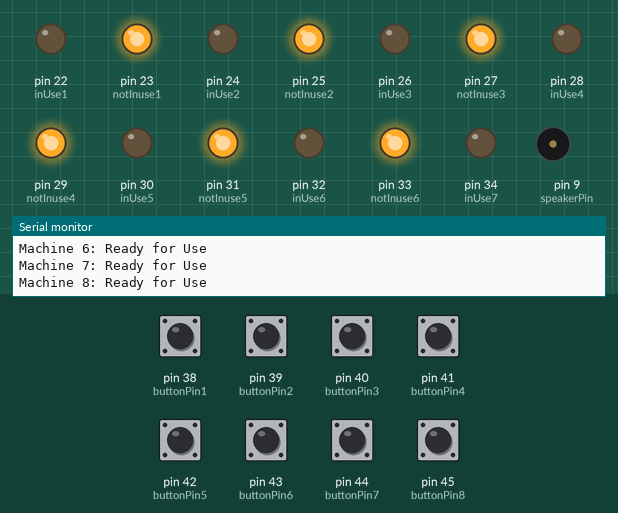
Recording of a sketch running on a simulated Arduino Mega 2560, built with avr-gcc and run on an emulated ATmega2560. Shown: output pins drawn as LEDs (lit = HIGH), buzzer (waves = sounding, pin HIGH), the last lines printed to the serial monitor. The inputs (shaded band) are chosen by the test bench; at power-on: pin 38 (buttonPin1), pin 39 (buttonPin2), pin 40 (buttonPin3), pin 41 (buttonPin4), pin 42 (buttonPin5), pin 43 (buttonPin6), pin 44 (buttonPin7), pin 45 (buttonPin8) LOW. WiFi joins after 1.5 s; servers stay silent unless stated.

Above: at 3.0 s.
3.1 s: pin 38 (buttonPin1) pulled HIGH for 1.4 s
At 4.3 s:
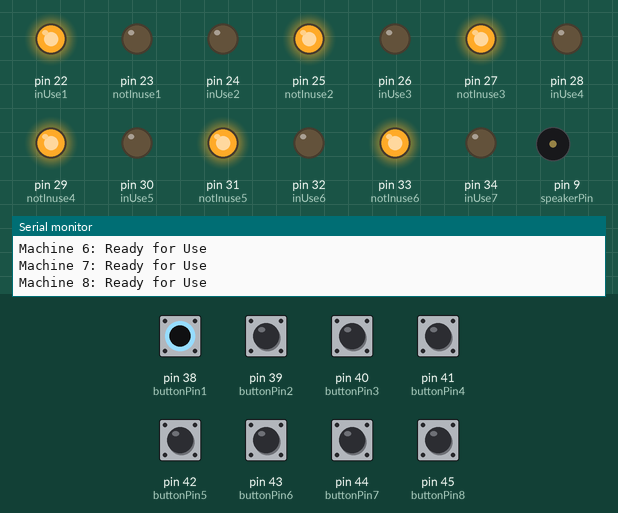
6.0 s: pin 39 (buttonPin2) pulled HIGH for 1.4 s
At 7.5 s:
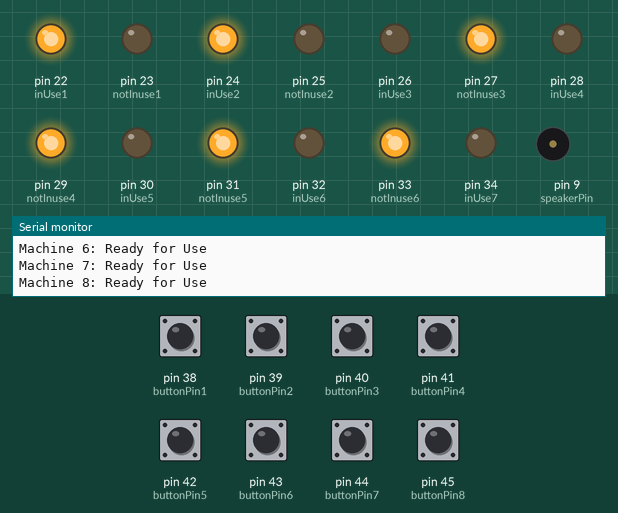
8.9 s: pin 40 (buttonPin3) pulled HIGH for 1.4 s
At 10.0 s:
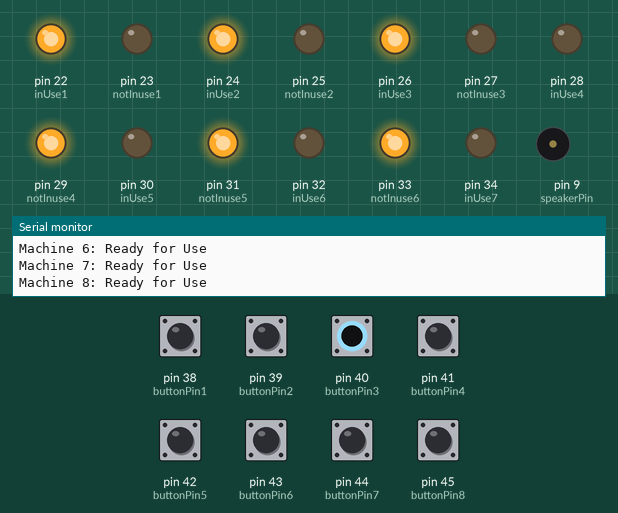
11.8 s: pin 41 (buttonPin4) pulled HIGH for 1.4 s
At 13.7 s:
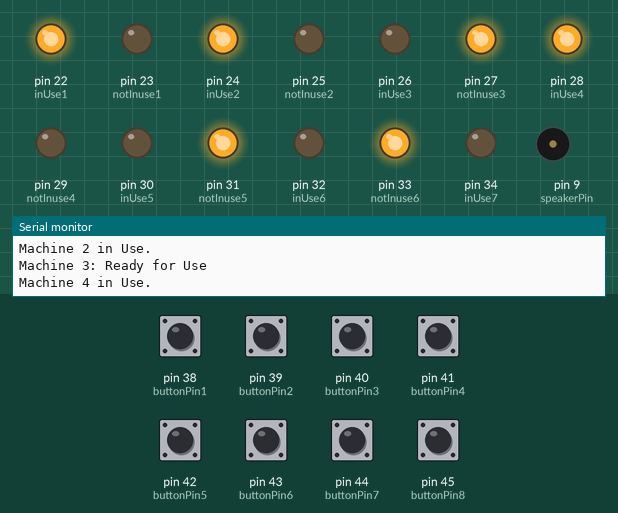
14.7 s: pin 42 (buttonPin5) pulled HIGH for 1.4 s
At 15.3 s:
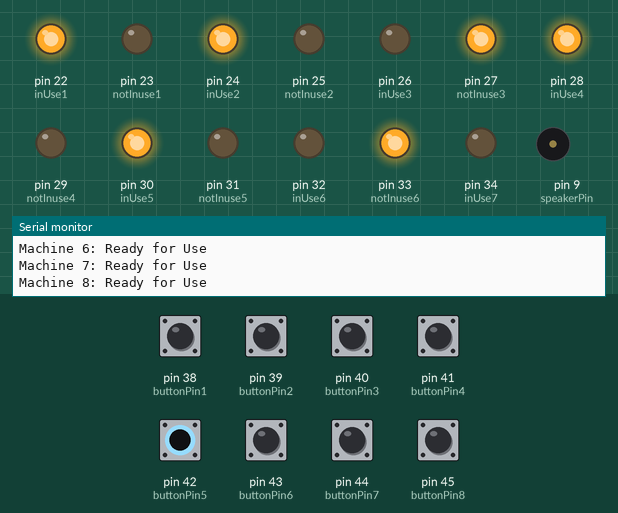
17.6 s: pin 43 (buttonPin6) pulled HIGH for 1.4 s
At 18.8 s:
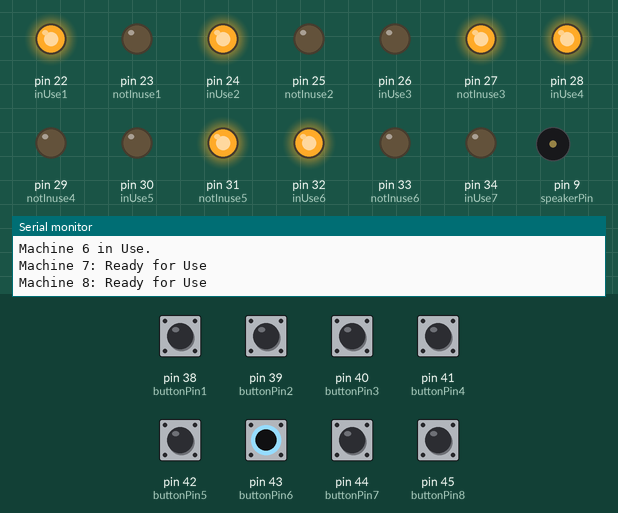
Timing chart, 0 to 20.6 s (numbered marks = the images above; inputs shaded):
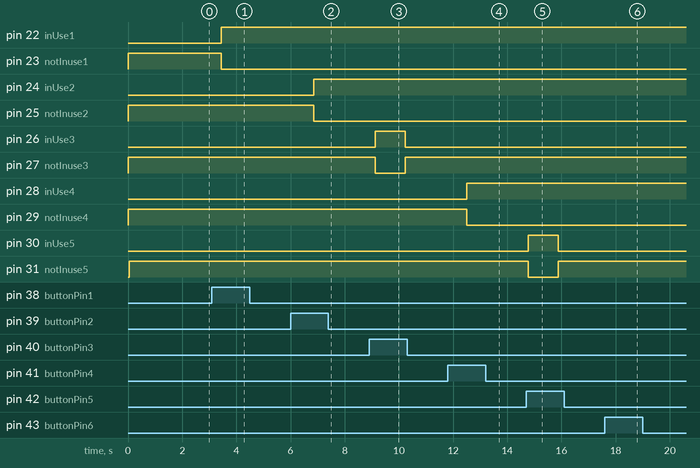

The sketch:

ECT406_8Machine_WebServer.ino
```cpp
#include <SPI.h>
#include <Ethernet.h>


/******************** ETHERNET SETTINGS ********************/

byte mac[] = { 0xDE, 0xAD, 0xBE, 0xEF, 0xFE, 0xED };
IPAddress ip(192, 168, 0, 2);            // default gateway
EthernetServer server(80);                       //server port
int mTimer1 = 10;
int mTimer2 = 10;

int inUse1 = 22;
int notInuse1 = 23;
int buttonPin1 = 38;
int val1 = LOW;
int state1 = 0;

int inUse2 = 24;
int notInuse2 = 25;
int buttonPin2 = 39;
int val2 = LOW;
int state2 = 0;

int inUse3 = 26;
int notInuse3 = 27;
int buttonPin3 = 40;
int val3 = LOW;
int state3 = 0;

int inUse4 = 28;
int notInuse4 = 29;
int buttonPin4 = 41;
int val4 = LOW;
int state4 = 0;

int inUse5 = 30;
int notInuse5 = 31;
int buttonPin5 = 42;
int val5 = LOW;
int state5 = 0;

int inUse6 = 32;
int notInuse6 = 33;
int buttonPin6 = 43;
int val6 = LOW;
int state6 = 0;

int inUse7 = 34;
int notInuse7 = 35;
int buttonPin7 = 44;
int val7 = LOW;
int state7 = 0;

int inUse8 = 36;
int notInuse8 = 37;
int buttonPin8 = 45;
int val8 = LOW;
int state8 = 0;

int counter = 0;
int speakerPin = 9;


void setup()
{
Ethernet.begin(mac,ip);                         // initialize Ethernet device
server.begin();                                // start to listen for clients
pinMode(inUse1, OUTPUT);
pinMode(notInuse1, OUTPUT);
pinMode(buttonPin1, INPUT);

pinMode(inUse2, OUTPUT);
pinMode(notInuse2, OUTPUT);
pinMode(buttonPin2, INPUT);

pinMode(inUse3, OUTPUT);
pinMode(notInuse3, OUTPUT);
pinMode(buttonPin3, INPUT);

pinMode(inUse4, OUTPUT);
pinMode(notInuse4, OUTPUT);
pinMode(buttonPin4, INPUT);

pinMode(inUse5, OUTPUT);
pinMode(notInuse5, OUTPUT);
pinMode(buttonPin5, INPUT);

pinMode(inUse6, OUTPUT);
pinMode(notInuse6, OUTPUT);
pinMode(buttonPin6, INPUT);

pinMode(inUse7, OUTPUT);
pinMode(notInuse7, OUTPUT);
pinMode(buttonPin7, INPUT);

pinMode(inUse8, OUTPUT);
pinMode(notInuse8, OUTPUT);
pinMode(buttonPin8, INPUT);

pinMode(speakerPin, OUTPUT);
Serial.begin(9600);

}

void loop()
{
  val1 = digitalRead(buttonPin1);
  val2 = digitalRead(buttonPin2);
  val3 = digitalRead(buttonPin3);
  val4 = digitalRead(buttonPin4);
  val5 = digitalRead(buttonPin5);
  val6 = digitalRead(buttonPin6);
  val7 = digitalRead(buttonPin7);
  val8 = digitalRead(buttonPin8);
     if(val1 == HIGH && state1 == 0){
        state1 = 1;
        }

     else if(val1 == HIGH && state1 == 1){
        state1 = 0;
     }

     if(val2 == HIGH && state2 == 0){
        state2 = 1;
      }

     else if(val2 == HIGH && state2 == 1){
        state2 = 0;
     }

     if(val3 == HIGH && state3 == 0){
        state3 = 1;
     }

     else if(val3 == HIGH && state3 == 1){
        state3 = 0;
     }
     if(val4 == HIGH && state4 == 0){
        state4 = 1;
        }

     else if(val4 == HIGH && state4 == 1){
        state4 = 0;
     }

     if(val5 == HIGH && state5 == 0){
        state5 = 1;
      }

     else if(val5 == HIGH && state5 == 1){
        state5 = 0;
     }

     if(val6 == HIGH && state6 == 0){
        state6 = 1;
     }

     else if(val6 == HIGH && state6 == 1){
        state6 = 0;
     }
     if(val7 == HIGH && state7 == 0){
        state7 = 1;
        }

     else if(val7 == HIGH && state7 == 1){
        state7 = 0;
     }

     if(val8 == HIGH && state8 == 0){
        state8 = 1;
      }

     else if(val8 == HIGH && state8 == 1){
        state8 = 0;
     }


     if(state1 == 1){
        digitalWrite(notInuse1, LOW);
        digitalWrite(inUse1, HIGH);
        Serial.print("Machine 1 in Use.\n");
       }
       else{
         digitalWrite(notInuse1, HIGH);
         digitalWrite(inUse1, LOW);
         Serial.print("Machine 1: Ready for Use\n");
       }
     if(state2 == 1){
        digitalWrite(notInuse2, LOW);
        digitalWrite(inUse2, HIGH);
        Serial.print("Machine 2 in Use.\n");
       }
     else{
         digitalWrite(notInuse2, HIGH);
         digitalWrite(inUse2, LOW);
         Serial.print("Machine 2: Ready for Use\n");
         }
     if(state3 == 1){
        digitalWrite(notInuse3, LOW);
        digitalWrite(inUse3, HIGH);
        Serial.print("Machine 3 in Use.\n");
       }
     else{
         digitalWrite(notInuse3, HIGH);
         digitalWrite(inUse3, LOW);
         Serial.print("Machine 3: Ready for Use\n");
         }
          if(state4 == 1){
        digitalWrite(notInuse4, LOW);
        digitalWrite(inUse4, HIGH);
        Serial.print("Machine 4 in Use.\n");
       }
       else{
         digitalWrite(notInuse4, HIGH);
         digitalWrite(inUse4, LOW);
         Serial.print("Machine 4: Ready for Use\n");
       }
     if(state5 == 1){
        digitalWrite(notInuse5, LOW);
        digitalWrite(inUse5, HIGH);
        Serial.print("Machine 5 in Use.\n");
       }
     else{
         digitalWrite(notInuse5, HIGH);
         digitalWrite(inUse5, LOW);
         Serial.print("Machine 5: Ready for Use\n");
         }
     if(state6 == 1){
        digitalWrite(notInuse6, LOW);
        digitalWrite(inUse6, HIGH);
        Serial.print("Machine 6 in Use.\n");
       }
     else{
         digitalWrite(notInuse6, HIGH);
         digitalWrite(inUse6, LOW);
         Serial.print("Machine 6: Ready for Use\n");
         }
     if(state7 == 1){
        digitalWrite(notInuse7, LOW);
        digitalWrite(inUse7, HIGH);
        Serial.print("Machine 7 in Use.\n");
       }
     else{
         digitalWrite(notInuse7, HIGH);
         digitalWrite(inUse7, LOW);
         Serial.print("Machine 7: Ready for Use\n");
       }
     if(state8 == 1){
        digitalWrite(notInuse8, LOW);
        digitalWrite(inUse8, HIGH);
        Serial.print("Machine 8 in Use.\n");
       }
     else{
         digitalWrite(notInuse8, HIGH);
         digitalWrite(inUse8, LOW);
         Serial.print("Machine 8: Ready for Use\n");
         }


EthernetClient client = server.available();    // look for the client

// send a standard http response header

client.println("HTTP/1.1 200 OK");
client.println("Content-Type: text/html");
client.println("Connnection: close");
client.println();

/*
This portion is the webpage which will be
sent to client web browser one can use html , javascript
and another web markup language to make particular layout
*/

client.println("<!DOCTYPE html>");      //web page is made using html
client.println("<html>");
client.println("<head>");
client.println("<title>ECT 406</title>");
client.println("<meta http-equiv=\"refresh\" content=\"1\">");

/*
The above line is used to refresh the page in every 1 second
This will be sent to the browser as the following HTML code:
<meta http-equiv="refresh" content="1">
content = 1 sec i.e assign time for refresh
*/
client.println("</center>");
client.println("</head>");
client.println("<body>");
client.println("<style>");
client.println("body {background-color:tan;");
client.println("h3 (color:white;)");
client.println("</style>");
client.println("<center>");
client.println("<h1>* ECT 406  *</h1>");
client.println("<h2>* L.A.N.S. *</h2>");
client.println("</center>");
client.println("<pre>");
client.println("<h3>");
client.println("<center>");
client.print("***********************");
client.println("     ***********************");
client.print("*  Machine 1 Status:  *");
client.print("     *  Machine 2 Status:  *<br>");
if (state1 == 1)
{
client.print("*   Not Available     *");
}
else
{
client.print("*  Machine Available  *");
}
if (state2 ==1)
{
client.println("     *   Not Available     *");
}
else
{
client.println("     *  Machine Available  *");
}
client.print("***********************");
client.println("     ***********************");
client.println("");
client.println("");
client.print("***********************");
client.println("     ***********************");
client.print("*  Machine 3 Status:  *");
client.print("     *  Machine 4 Status:  *<br>");
if (state3 == 1)
{
client.print("*   Not Available     *");
}
else
{
client.print("*  Machine Available  *");
}
if (state4 == 1)
{
client.println("     *   Not Available     *");
}
else
{
client.println("     *  Machine Available  *");
}
client.print("***********************");
client.println("     ***********************");
client.println("");
client.println("");
client.print("***********************");
client.println("     ***********************");
client.print("*  Machine 5 Status:  *");
client.print("     *  Machine 6 Status:  *<br>");
if (state5 == 1)
{
client.print("*   Not Available     *");
}
else
{
client.print("*  Machine Available  *");
}
if (state6 == 1)
{
client.println("     *   Not Available     *");
}
else
{
client.println("     *  Machine Available  *");
}
client.print("***********************");
client.println("     ***********************");
client.println("");
client.println("");
client.print("***********************");
client.println("     ***********************");
client.print("*  Machine 7 Status:  *");
client.print("     *  Machine 8 Status:  *<br>");
if (state7 == 1)
{
client.print("*   Not Available     *");
}
else
{
client.print("*  Machine Available  *");
}
if (state8 == 1)
{
client.println("     *   Not Available     *");
}
else
{
client.println("     *  Machine Available  *");
}
client.print("***********************");
client.println("     ***********************");
client.println("</center>");
client.println("</pre>");
client.println("</h3>");
client.println("</body>");
client.println("</html>");

delay(1000);         // giving time to receive the data

/*
The following line is important because it will stop the client
and look for the new connection in the next iteration i.e
EthernetClient client = server.available();
*/
client.stop();


}
```

Measured:
- after the input at 3.1 s, pin 22 (inUse1): LOW → HIGH after 0.34 s; pin 23 (notInuse1): HIGH → LOW after 0.34 s
- after the input at 6.0 s, pin 24 (inUse2): LOW → HIGH after 0.86 s; pin 25 (notInuse2): HIGH → LOW after 0.86 s
- after the input at 8.9 s, pin 26 (inUse3): LOW → HIGH after 0.22 s, → LOW 1.1 s later; pin 27 (notInuse3): HIGH → LOW after 0.22 s, → HIGH 1.1 s later
- after the input at 11.8 s, pin 28 (inUse4): LOW → HIGH after 0.71 s; pin 29 (notInuse4): HIGH → LOW after 0.71 s
- after the input at 14.7 s, pin 30 (inUse5): LOW → HIGH after 0.07 s, → LOW 1.1 s later; pin 31 (notInuse5): HIGH → LOW after 0.07 s, → HIGH 1.1 s later
- after the input at 17.6 s, pin 32 (inUse6): LOW → HIGH after 0.56 s; pin 33 (notInuse6): HIGH → LOW after 0.56 s
